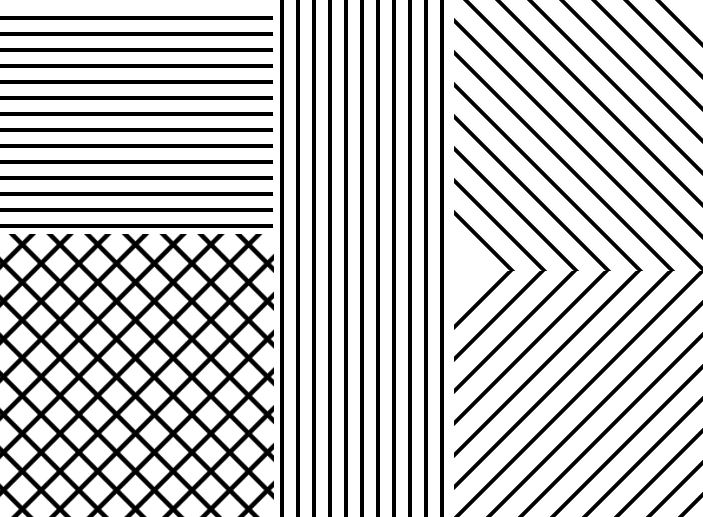
#> input picture extras/example.JPG, 703 x 517 px
$ jupyter execute --allow-errors Gabor_filter.ipynb   (shell and % lines are left out)   (older library calls are emulated)
#> lines starting #> are read from the running program, lines starting #| are printed output that depends on the picture
[cell 1]
import numpy as np
import cv2
import matplotlib.pyplot as plt

## Gabor function

[cell 2]
def gabor(x, y, sigma, theta, Lambda, psi, gamma):
    """Gabor feature extraction."""
    sigma_x = sigma
    sigma_y = float(sigma) / gamma

    (y, x) = np.meshgrid(y, x)

    # Rotation
    x_theta = x * np.cos(theta) + y * np.sin(theta)
    y_theta = -x * np.sin(theta) + y * np.cos(theta)

    gb = np.exp(-.5 * (x_theta ** 2 / sigma_x ** 2 + y_theta ** 2 / sigma_y ** 2)) * np.cos(2 * np.pi / Lambda * x_theta + psi)
    return gb

[cell 3]
x = np.linspace(-30, 30, 3000)
y = np.linspace(-30, 30, 3000)
sigma = 20
theta = 2*np.pi
Lambda =  np.pi
psi = 0
gamma = 1

Z = gabor(x, y, sigma=sigma, theta=theta, Lambda=Lambda, psi=psi, gamma=gamma)

### 3D

[cell 4]
fig = plt.figure(figsize=(10,7), constrained_layout=True)
ax = plt.axes(projection='3d')

ax.contour3D(x, y, Z, cmap='coolwarm')

### 2D

[cell 5]
fig = plt.figure(figsize=(8,8))
ax = fig.gca()
ax.contourf(x, y, Z, cmap='coolwarm')

## Gabor kernel

[cell 6]
ksize = 5
sigma = 1
theta = 1*np.pi/3
lamb = 1*np.pi/2
gamma = 0.5
phi = 0.2

kernel = cv2.getGaborKernel((ksize, ksize), sigma, theta, lamb, gamma, phi, ktype=cv2.CV_32F)

plt.figure(figsize=(8,8))
plt.imshow(kernel)
plt.title("kernel")
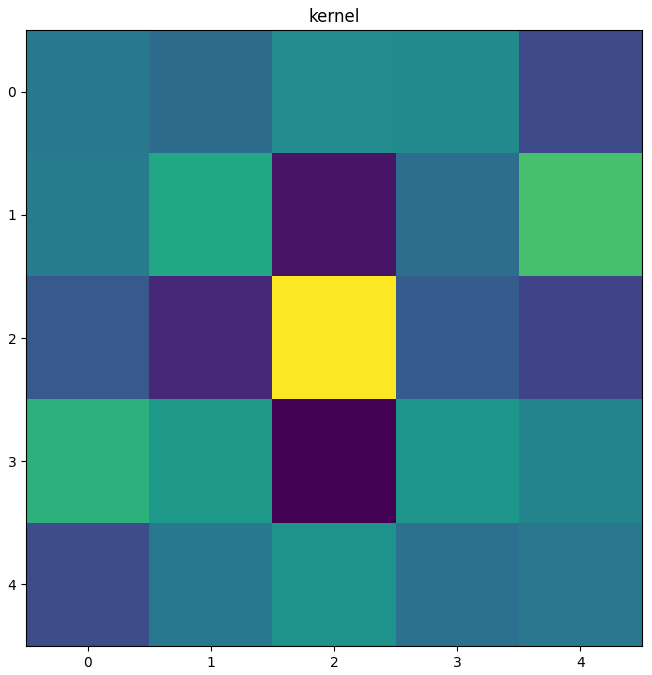
#> figure drawn by matplotlib, 1 panel

### Varing Kernel size

[cell 7]
def show_stack(stack, cols, rows, start_with=0, show_every=1):
    fig,ax = plt.subplots(rows,cols,figsize=[12,12])
    for i in range(rows*cols):
        ind = start_with + i*show_every
        ax[int(i/rows),int(i % rows)].set_title('kernel %d' % ind)
        ax[int(i/rows),int(i % rows)].imshow(stack[ind])
        ax[int(i/rows),int(i % rows)].axis('off')
    plt.show()

kernels = []
for k in range(3, 51):
    kernel = cv2.getGaborKernel((k, k), sigma, theta, lamb, gamma, phi, ktype=cv2.CV_32F)

    kernels.append(kernel)

show_stack(kernels, 4, 4, 0, 3)
#> in show_stack, `plt.show()`:
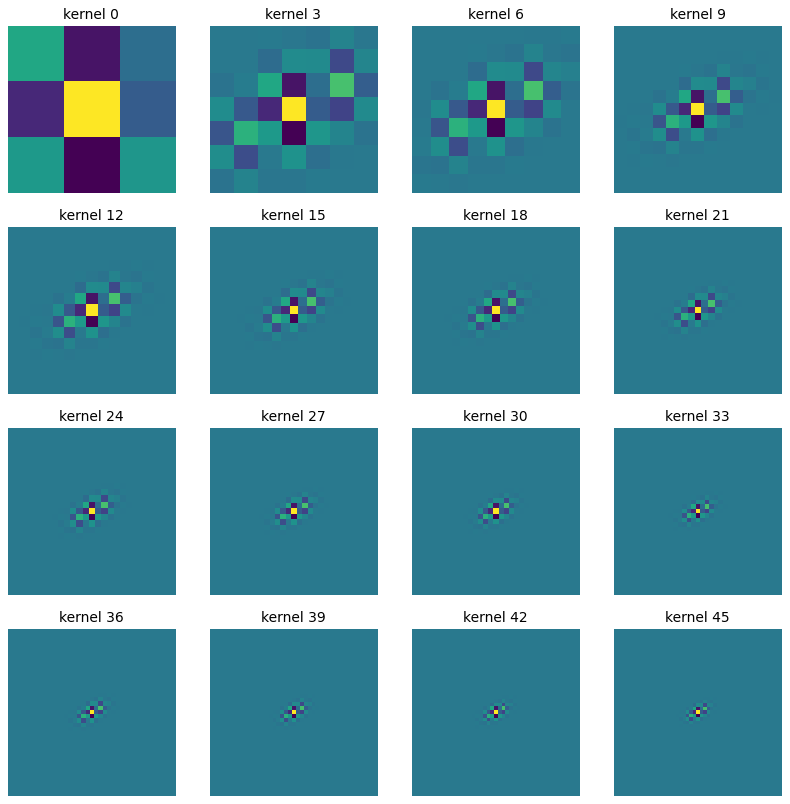
#> figure drawn by matplotlib, 16 panels

### Varing parameters

[cell 8]
def gabor_bank(ksize=5):

#> called with ksize = 30
    kernels = []
    for theta in np.arange(1, 2 * np.pi, np.pi/4):
        for sigma in np.arange(1, 5, 1):
            for lamb in np.arange(1, 2 * np.pi, np.pi/4):
                for gamma in np.arange(0,1, 0.5):
                    psi= 0
                    kernel = cv2.getGaborKernel((ksize, ksize), sigma, theta, lamb, gamma, psi, ktype=cv2.CV_32F)

                    kernels.append(kernel)

    return kernels

kernels = gabor_bank(ksize=30)

show_stack(kernels, 5, 5, 0, 5)
#> call 2 of show_stack, with cols = 5, rows = 5, start_with = 0, show_every = 5
#> in show_stack (call 2), `plt.show()`:
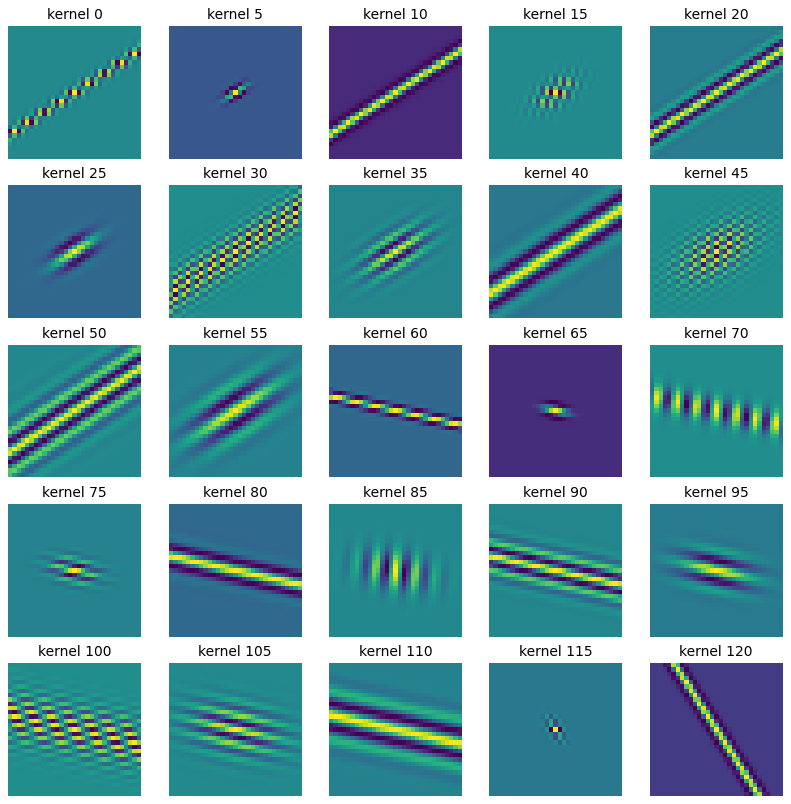
#> figure drawn by matplotlib, 25 panels

### Features extraction

[cell 9]
def gabor_kernel(ksize=5, theta=0, sigma=3, lamb=0, gamma=1, psi=0):

    kernel = cv2.getGaborKernel((ksize, ksize), sigma, theta, lamb, gamma, psi, ktype=cv2.CV_32F)

    return kernel

kernel = gabor_kernel(ksize=10, theta=1*np.pi/4, sigma=2, lamb=1*np.pi/4, gamma=0.5, psi=0)

img = cv2.imread("example.JPG")
#> img is the input picture: shape (517, 703, 3); min 0, max 255, mean 195.4


fimg = cv2.filter2D(img, cv2.CV_8UC3, kernel)
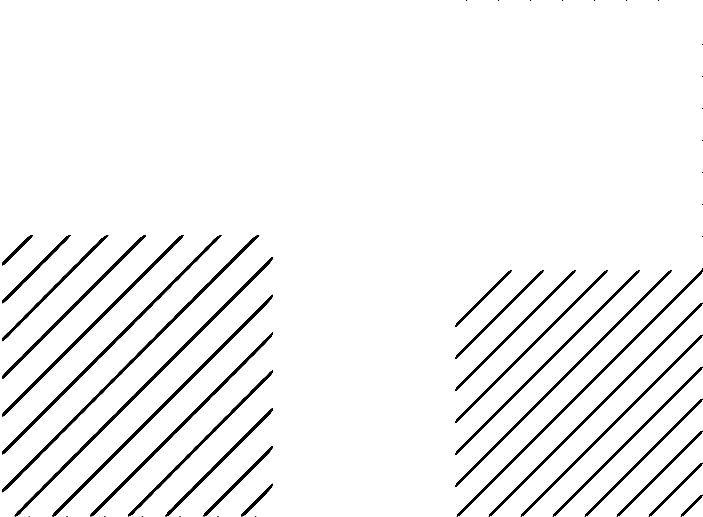
#> fimg: shape (517, 703, 3); min 0, max 255, mean 242.9

fig, ax = plt.subplots(1, 3, figsize=(12,10), constrained_layout=True)

ax[0].imshow(img)
ax[0].set_title("original")

ax[1].imshow(kernel)
ax[1].set_title("kernel")

ax[2].imshow(fimg)
ax[2].set_title("filtered")
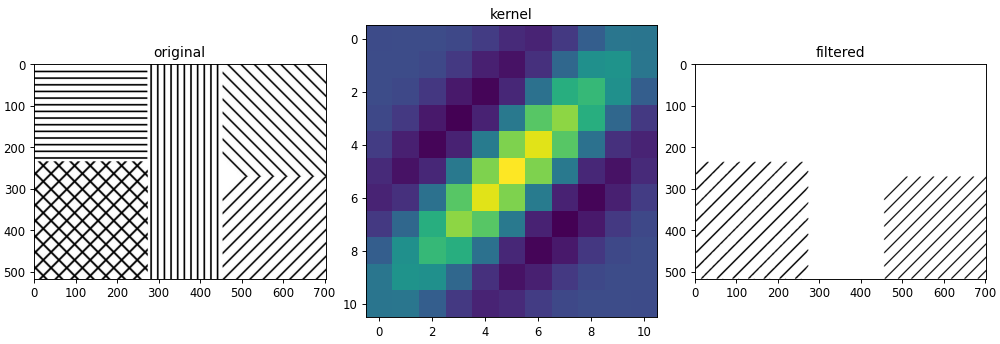
#> figure drawn by matplotlib, 3 panels

[cell 10]
kernel = gabor_kernel(ksize=10, theta=3*np.pi/4, sigma=2, lamb=1*np.pi/4, gamma=0.5, psi=0)


fimg = cv2.filter2D(img, cv2.CV_8UC3, kernel)
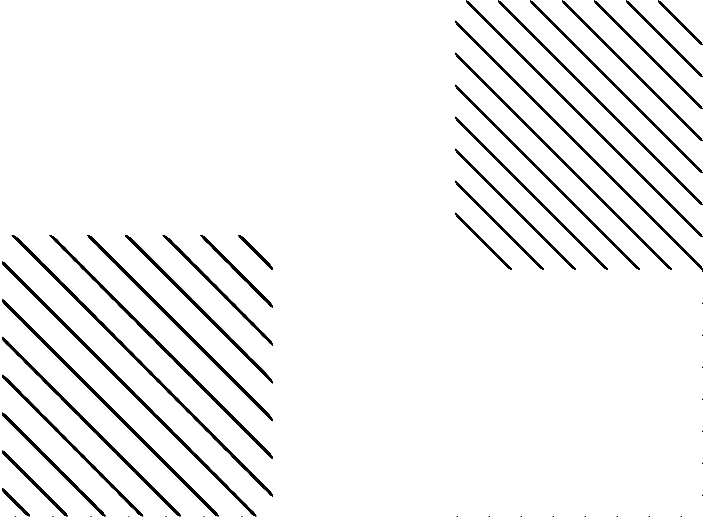
#> fimg: shape (517, 703, 3); min 0, max 255, mean 242.5

fig, ax = plt.subplots(1, 3, figsize=(12,10), constrained_layout=True)

ax[0].imshow(img)
ax[0].set_title("original")

ax[1].imshow(kernel)
ax[1].set_title("kernel")

ax[2].imshow(fimg)
ax[2].set_title("filtered")
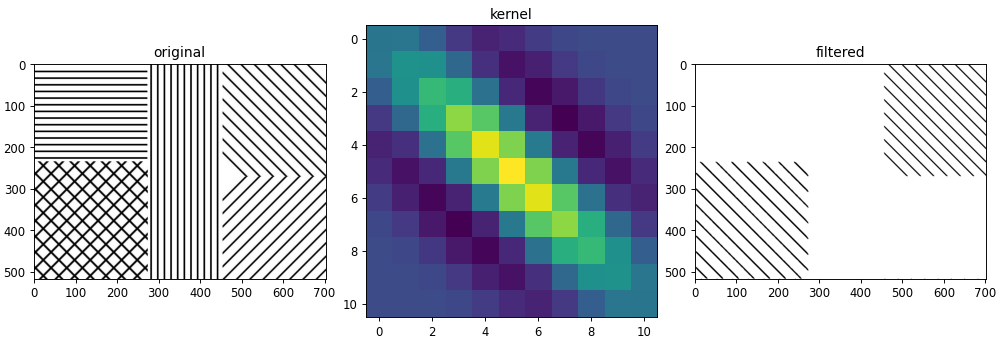
#> figure drawn by matplotlib, 3 panels

[cell 11]
kernel = gabor_kernel(ksize=20, theta=np.pi, sigma=10, lamb=np.pi, gamma=0.5, psi=5)


fimg = cv2.filter2D(img, cv2.CV_8UC3, kernel)
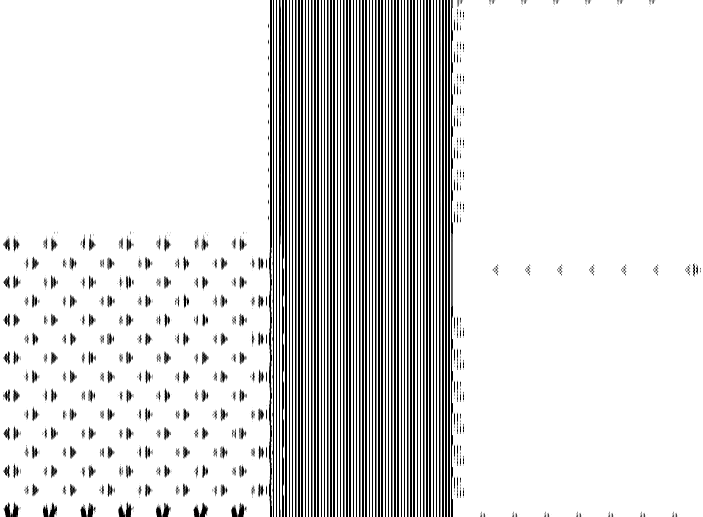
#> fimg: shape (517, 703, 3); min 0, max 255, mean 218.5

fig, ax = plt.subplots(1, 3, figsize=(12,10), constrained_layout=True)

ax[0].imshow(img)
ax[0].set_title("original")

ax[1].imshow(kernel)
ax[1].set_title("kernel")

ax[2].imshow(fimg)
ax[2].set_title("filtered")
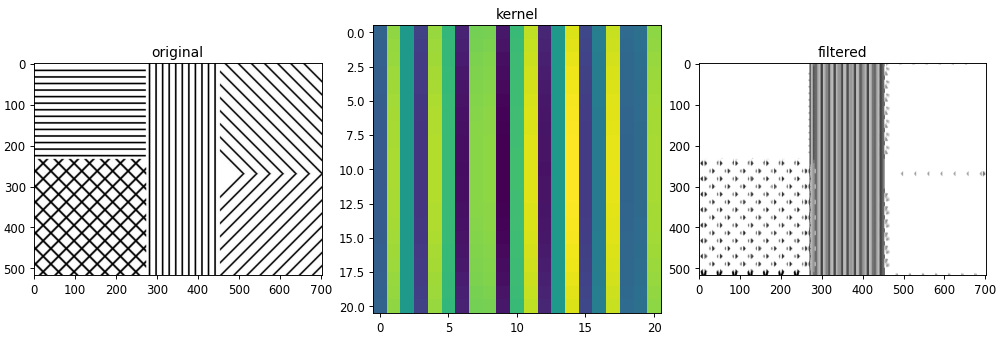
#> figure drawn by matplotlib, 3 panels
#> the sliders are set to img = <module 'ipywidgets.fixed_' fr, ksize = 25, sigma = 10, theta = 3.141592653589793, lamb = 3.141592653589793, gamma = 0.5, psi = 5.0

## Interactive exploration

[cell 12]
from ipywidgets import interact, fixed, IntSlider, IntRangeSlider

[cell 13]
img = cv2.imread("example.JPG")

#> (the rest of this cell did not finish here and is left out)

[cell 14]
img = cv2.imread("Yeast_Cells.png")
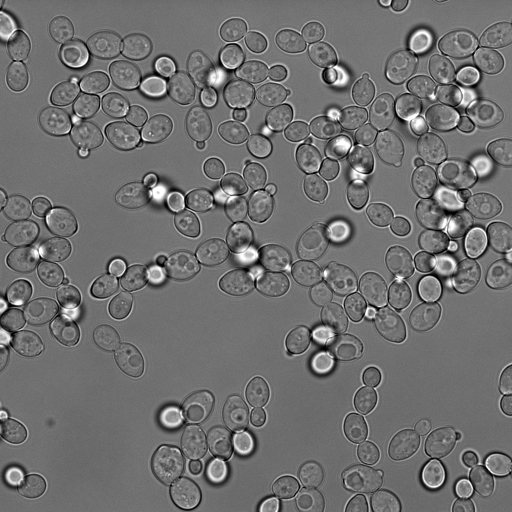
#> input picture extras/Yeast_Cells.png, 1024 x 1024 px (shown at 1/2 size)
#> img is the input picture: shape (1024, 1024, 3); min 0, max 255, mean 112


#> (the rest of this cell did not finish here and is left out)
